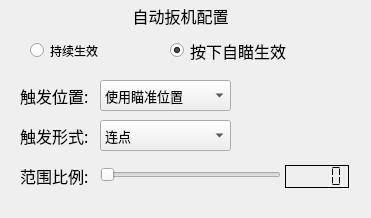
<?xml version="1.0" encoding="UTF-8"?>
<ui version="4.0">
 <class>Dialog</class>
 <widget class="QDialog" name="Dialog">
  <property name="geometry">
   <rect>
    <x>0</x>
    <y>0</y>
    <width>371</width>
    <height>218</height>
   </rect>
  </property>
  <property name="windowTitle">
   <string>Dialog</string>
  </property>
  <widget class="QSlider" name="autoTiggerRangeSlider">
   <property name="geometry">
    <rect>
     <x>100</x>
     <y>165</y>
     <width>181</width>
     <height>20</height>
    </rect>
   </property>
   <property name="orientation">
    <enum>Qt::Orientation::Horizontal</enum>
   </property>
  </widget>
  <widget class="QRadioButton" name="radioButton">
   <property name="geometry">
    <rect>
     <x>30</x>
     <y>40</y>
     <width>101</width>
     <height>21</height>
    </rect>
   </property>
   <property name="tabletTracking">
    <bool>false</bool>
   </property>
   <property name="acceptDrops">
    <bool>false</bool>
   </property>
   <property name="styleSheet">
    <string notr="true">font: 12pt &quot;Microsoft YaHei&quot;;</string>
   </property>
   <property name="text">
    <string>持续生效</string>
   </property>
   <property name="checked">
    <bool>false</bool>
   </property>
   <attribute name="buttonGroup">
    <string notr="true">buttonGroup</string>
   </attribute>
  </widget>
  <widget class="QLCDNumber" name="autoTiggerRangeNumber">
   <property name="geometry">
    <rect>
     <x>285</x>
     <y>165</y>
     <width>64</width>
     <height>23</height>
    </rect>
   </property>
   <property name="frameShape">
    <enum>QFrame::Shape::Box</enum>
   </property>
   <property name="frameShadow">
    <enum>QFrame::Shadow::Plain</enum>
   </property>
   <property name="segmentStyle">
    <enum>QLCDNumber::SegmentStyle::Flat</enum>
   </property>
  </widget>
  <widget class="QLabel" name="triggerFormLabel">
   <property name="geometry">
    <rect>
     <x>20</x>
     <y>120</y>
     <width>71</width>
     <height>31</height>
    </rect>
   </property>
   <property name="font">
    <font>
     <family>Microsoft YaHei</family>
     <pointsize>12</pointsize>
    </font>
   </property>
   <property name="styleSheet">
    <string notr="true">background-color: rgba(0, 0, 0, 0);</string>
   </property>
   <property name="text">
    <string>触发形式:</string>
   </property>
   <property name="alignment">
    <set>Qt::AlignmentFlag::AlignLeading|Qt::AlignmentFlag::AlignLeft|Qt::AlignmentFlag::AlignVCenter</set>
   </property>
  </widget>
  <widget class="QLabel" name="label">
   <property name="geometry">
    <rect>
     <x>130</x>
     <y>0</y>
     <width>101</width>
     <height>31</height>
    </rect>
   </property>
   <property name="font">
    <font>
     <family>Microsoft YaHei</family>
     <pointsize>12</pointsize>
    </font>
   </property>
   <property name="text">
    <string>自动扳机配置</string>
   </property>
   <property name="alignment">
    <set>Qt::AlignmentFlag::AlignCenter</set>
   </property>
  </widget>
  <widget class="QComboBox" name="triggerFormcomboBox">
   <property name="geometry">
    <rect>
     <x>100</x>
     <y>120</y>
     <width>131</width>
     <height>31</height>
    </rect>
   </property>
   <property name="font">
    <font>
     <family>Microsoft YaHei</family>
     <pointsize>10</pointsize>
    </font>
   </property>
   <item>
    <property name="text">
     <string>连点</string>
    </property>
   </item>
   <item>
    <property name="text">
     <string>单点（未开发）</string>
    </property>
   </item>
   <item>
    <property name="text">
     <string>长按（未开发）</string>
    </property>
   </item>
  </widget>
  <widget class="QRadioButton" name="radioButton_2">
   <property name="geometry">
    <rect>
     <x>170</x>
     <y>40</y>
     <width>131</width>
     <height>21</height>
    </rect>
   </property>
   <property name="font">
    <font>
     <family>Microsoft YaHei</family>
     <pointsize>12</pointsize>
    </font>
   </property>
   <property name="text">
    <string>按下自瞄生效</string>
   </property>
   <property name="checked">
    <bool>true</bool>
   </property>
   <attribute name="buttonGroup">
    <string notr="true">buttonGroup</string>
   </attribute>
  </widget>
  <widget class="QLabel" name="aimingRangeLabel_5">
   <property name="geometry">
    <rect>
     <x>20</x>
     <y>160</y>
     <width>71</width>
     <height>31</height>
    </rect>
   </property>
   <property name="font">
    <font>
     <family>Microsoft YaHei</family>
     <pointsize>12</pointsize>
    </font>
   </property>
   <property name="styleSheet">
    <string notr="true">background-color: rgba(0, 0, 0, 0);</string>
   </property>
   <property name="text">
    <string>范围比例:</string>
   </property>
   <property name="alignment">
    <set>Qt::AlignmentFlag::AlignLeading|Qt::AlignmentFlag::AlignLeft|Qt::AlignmentFlag::AlignVCenter</set>
   </property>
  </widget>
  <widget class="QLabel" name="triggerPositionLabel">
   <property name="geometry">
    <rect>
     <x>20</x>
     <y>80</y>
     <width>71</width>
     <height>31</height>
    </rect>
   </property>
   <property name="font">
    <font>
     <family>Microsoft YaHei</family>
     <pointsize>12</pointsize>
    </font>
   </property>
   <property name="styleSheet">
    <string notr="true">background-color: rgba(0, 0, 0, 0);</string>
   </property>
   <property name="text">
    <string>触发位置:</string>
   </property>
   <property name="alignment">
    <set>Qt::AlignmentFlag::AlignLeading|Qt::AlignmentFlag::AlignLeft|Qt::AlignmentFlag::AlignVCenter</set>
   </property>
  </widget>
  <widget class="QComboBox" name="triggerPositioncomboBox">
   <property name="geometry">
    <rect>
     <x>100</x>
     <y>80</y>
     <width>131</width>
     <height>31</height>
    </rect>
   </property>
   <property name="font">
    <font>
     <family>Microsoft YaHei</family>
     <pointsize>10</pointsize>
    </font>
   </property>
   <item>
    <property name="text">
     <string>使用瞄准位置</string>
    </property>
   </item>
   <item>
    <property name="text">
     <string>自定义（未启用）</string>
    </property>
   </item>
  </widget>
 </widget>
 <resources/>
 <connections/>
 <buttongroups>
  <buttongroup name="buttonGroup"/>
 </buttongroups>
</ui>
